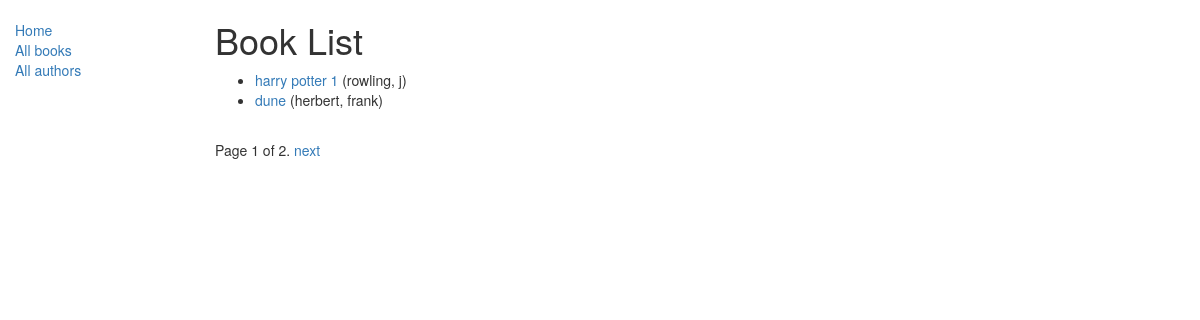
/catalog/books/, run on the app's committed database.
### catalog/models.py (models this page shows, shortened)
class Book(models.Model):
	title = models.CharField(max_length=200)
	author = models.ForeignKey('Author', on_delete=models.SET_NULL, null=True)
	summary = models.TextField(max_length=1000, help_text='Enter a brief description of the book')
	isbn = models.CharField('ISBN', max_length=13, help_text='13 character')
	genre = models.ManyToManyField(Genre, help_text='Select a genre for this book')
	language = models.ForeignKey('Language', on_delete=models.SET_NULL, null=True)
	def get_absolute_url(self):
		return reverse('book-detail', args=[str(self.id)])
	def display_genre(self):
		"""
		Creates a string for the Genre. This is required to display genre in Admin.
		"""
		return ', '.join([ genre.name for genre in self.genre.all()[:3] ])
	display_genre.short_description = 'Genre'

class Author(models.Model):
	first_name = models.CharField(max_length=100)
	last_name = models.CharField(max_length=100)
	date_of_birth = models.DateField(null=True, blank=True)
	date_of_death = models.DateField('Died', null=True, blank=True)
	def __str__(self):
		return '{}, {}'.format(self.last_name, self.first_name)

### catalog/views.py (the view)
class BookListView(generic.ListView):
	model = Book
	paginate_by = 2

### catalog/templates/catalog/book_list.html
{% extends "base_generic.html" %}
{% block content %}
    <h1>Book List</h1>
    {% if book_list %}
    <ul>
      {% for book in book_list %}
      <li>
        <a href="{{ book.get_absolute_url }}">{{ book.title }}</a> ({{book.author}})
      </li>
      {% endfor %}
    </ul>
    {% else %}
      <p>There are no books in the library.</p>
    {% endif %}
{% endblock %}

### data on the page
Book: title "harry potter 1", author "rowling, j"
Book: title "dune", author "herbert, frank"

### other printed values
{{ page_obj.number }} "1"
{{ page_obj.paginator.num_pages }} "2"
